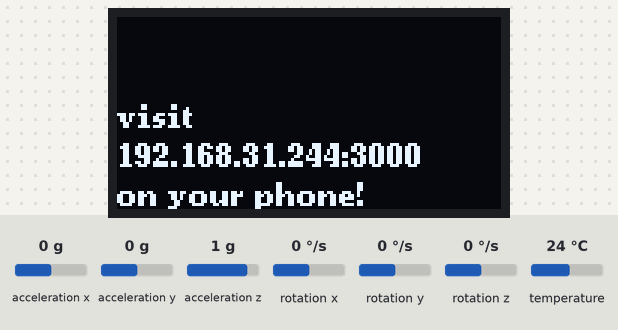
Simulated run of this sketch. Board: ESP8266 (NodeMCU). Parts: 128×64 one-colour display. Inputs (shaded band) come from the test bench; at power-on: acceleration x 0 g, acceleration y 0 g, acceleration z 1 g, rotation x 0 °/s, rotation y 0 °/s, rotation z 0 °/s, temperature 24 °C. WiFi joins after 1.5 s; servers stay silent unless stated; uploads are accepted with an empty reply; what the sketch prints to the serial monitor is not drawn.

Above: at 1.9 s.

The sketch:

nodemcu.ino
```cpp
// Basic demo for accelerometer readings from Adafruit MPU6050

#include <Adafruit_MPU6050.h>
#include <Adafruit_Sensor.h>
#include <Wire.h>

#include <ESP8266WiFi.h>
#include <ESP8266HTTPClient.h>

#include <Arduino.h>
#include <U8g2lib.h>

#ifdef U8X8_HAVE_HW_SPI
#include <SPI.h>
#endif
#ifdef U8X8_HAVE_HW_I2C
#include <Wire.h>
#endif

#define SERVER_IP "192.168.31.244:3000"
#ifndef STASSID
// #define STASSID "zjby1401"
// #define STAPSK "4000012999"
// #define STASSID "Xiaomi 13"
// #define STAPSK "1234567890"
#define STASSID "Qingyou-Studio-111"
#define STAPSK "qingyou+1s"
#endif

U8G2_SSD1306_128X64_NONAME_F_4W_SW_SPI u8g2(U8G2_R0, /* clock=*/14, /* data=*/13, /* cs=*/15, /* dc=*/2, /* reset=*/16);

Adafruit_MPU6050 mpu;

void setup(void) {
  // Serial
  Serial.begin(115200);
  while (!Serial)
    delay(10);
  Serial.println("Serial: Ready!");

  // MPU6050
  if (!mpu.begin()) {
    Serial.println("MPU6050: Failed to find MPU6050 chip");
    while (1) {
      delay(10);
    }
  }
  Serial.println("MPU6050: Ready!");
  mpu.setAccelerometerRange(MPU6050_RANGE_8_G);
  Serial.print("MPU6050: Accelerometer range set to: ");
  switch (mpu.getAccelerometerRange()) {
    case MPU6050_RANGE_2_G:
      Serial.println("+-2G");
      break;
    case MPU6050_RANGE_4_G:
      Serial.println("+-4G");
      break;
    case MPU6050_RANGE_8_G:
      Serial.println("+-8G");
      break;
    case MPU6050_RANGE_16_G:
      Serial.println("+-16G");
      break;
  }
  mpu.setGyroRange(MPU6050_RANGE_500_DEG);
  Serial.print("MPU6050: Gyro range set to: ");
  switch (mpu.getGyroRange()) {
    case MPU6050_RANGE_250_DEG:
      Serial.println("+- 250 deg/s");
      break;
    case MPU6050_RANGE_500_DEG:
      Serial.println("+- 500 deg/s");
      break;
    case MPU6050_RANGE_1000_DEG:
      Serial.println("+- 1000 deg/s");
      break;
    case MPU6050_RANGE_2000_DEG:
      Serial.println("+- 2000 deg/s");
      break;
  }
  mpu.setFilterBandwidth(MPU6050_BAND_21_HZ);
  Serial.print("MPU6050: Filter bandwidth set to: ");
  switch (mpu.getFilterBandwidth()) {
    case MPU6050_BAND_260_HZ:
      Serial.println("260 Hz");
      break;
    case MPU6050_BAND_184_HZ:
      Serial.println("184 Hz");
      break;
    case MPU6050_BAND_94_HZ:
      Serial.println("94 Hz");
      break;
    case MPU6050_BAND_44_HZ:
      Serial.println("44 Hz");
      break;
    case MPU6050_BAND_21_HZ:
      Serial.println("21 Hz");
      break;
    case MPU6050_BAND_10_HZ:
      Serial.println("10 Hz");
      break;
    case MPU6050_BAND_5_HZ:
      Serial.println("5 Hz");
      break;
  }
  Serial.println("");

  // ESP8266
  WiFi.begin(STASSID, STAPSK);
  Serial.print("ESP8266: Connecting to Wifi.");
  while (WiFi.status() != WL_CONNECTED) {
    delay(500);
    Serial.print(".");
  }
  Serial.println("");
  Serial.print("ESP8266: Connected! IP address: ");
  Serial.println(WiFi.localIP());
  Serial.println("");

  // u8g2 oled
  u8g2.begin();
  Serial.println("U8G2-OLED: Ready.");

  delay(100);
}

void loop() {
  sensors_event_t a, g, temp;
  mpu.getEvent(&a, &g, &temp);

  double x = a.acceleration.x;
  double z = a.acceleration.z;

  Serial.print(x);
  Serial.print(",");
  Serial.println(z);

  if ((WiFi.status() == WL_CONNECTED)) {
    WiFiClient client;
    HTTPClient http;
    http.begin(client, "http://" SERVER_IP "/api/sensor");
    http.addHeader("Content-Type", "application/json");
    int httpCode = http.POST("{\"x\":" + String(x) + ", \"z\":" + String(z) + "}");

    if (httpCode > 0) {
      if (httpCode == HTTP_CODE_OK) {
        const String& payload = http.getString();
        u8g2.clearBuffer();
        if (payload == "STOPED") {
          u8g2.setFont(u8g2_font_ncenB08_tr);
          u8g2.drawStr(0, 20, "please visit ");
          u8g2.drawStr(0, 33, SERVER_IP);
          u8g2.drawStr(0, 46, "on your phone");
          u8g2.drawStr(0, 59, "to begin Rope!");
        } else {
          u8g2.setFont(u8g2_font_ncenB14_tr);
          u8g2.drawStr(0, 20, payload.c_str());
          u8g2.setFont(u8g2_font_ncenB08_tr);
          u8g2.drawStr(0, 37, "visit ");
          u8g2.drawStr(0, 50, SERVER_IP);
          u8g2.drawStr(0, 63, "on your phone!");
        }
        u8g2.sendBuffer();
      }
      http.end();
    } else {
      Serial.printf("[HTTP] POST... failed, error: %s\n", http.errorToString(httpCode).c_str());
    }
  }

  delay(20);
}
```
